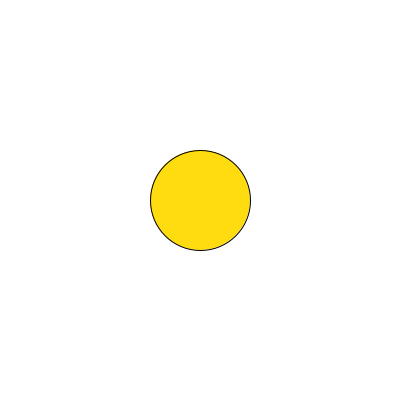
Frame 1 (no input)
Frame 60 (the mouse pressed at the canvas centre just before this capture): identical to frame 1, image omitted
Frame 120 (the mouse held since frame 60 and released just before this capture): identical to frame 1, image omitted

The Processing sketch that drew this single still picture (run headless with seeded random() and noise(); from frame 60 on, the mouse is pressed at the canvas centre):

// Processing sketch: week02_5_pacman_if_keyPressed_keyCode
// ── week02_5_pacman_if_keyPressed_keyCode.pde
//week02-5_pacman_if_keyPressed_keyCode
void setup(){
  size(400,400);
  frameRate(200);
}
int x=200, y=200;
void draw(){
  background(255);
  fill(#FFDC0F);
  if(keyPressed && keyCode==RIGHT) x++;
  if(keyPressed &&keyCode==LEFT) x--;
  if(keyPressed && keyCode==UP) y--;
  if(keyPressed && keyCode==DOWN) y++;
  ellipse(x,y,100,100);
}
